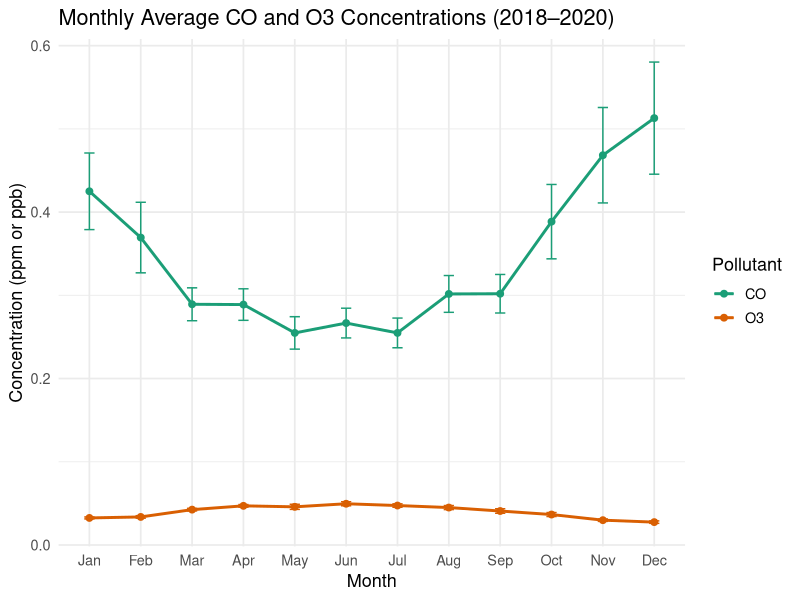
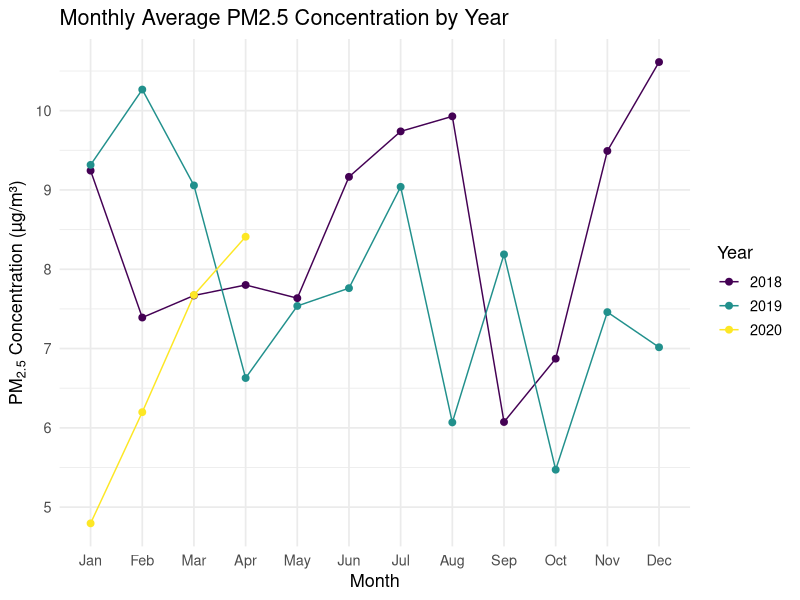
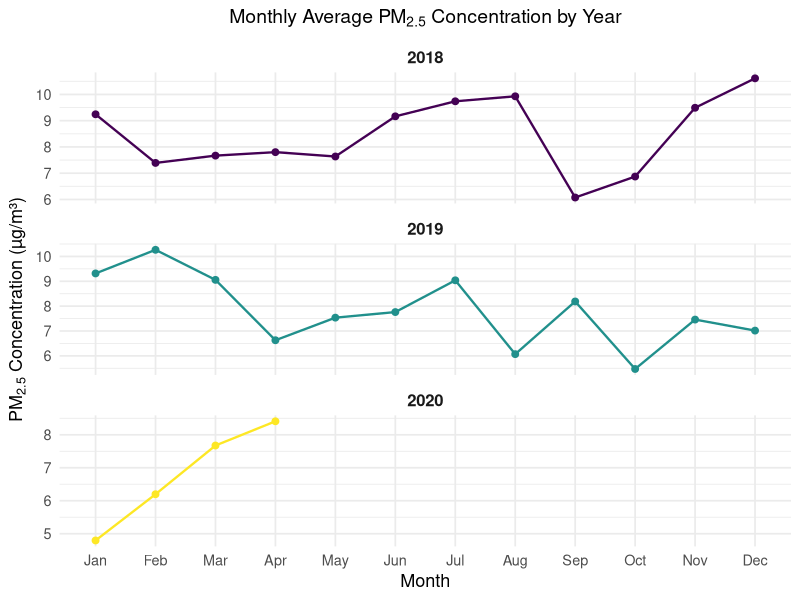

Write R code to recreate these figures, in order.
## ---- chunk 1
knitr::opts_chunk$set(include = FALSE)
library(dplyr)
library(tidyr)
library(stringr)
library(readr)
library(lubridate)
library(ggplot2)
## ---- chunk 2
data_2018 = read.csv("project 2 data/AQ_2018.csv")
data_2019 = read.csv("project 2 data/AQ_2019.csv")
data_2020 = read.csv("project 2 data/AQ_2020.csv")
## ---- chunk 3
clean_func = function(data) { 
  data %>% 
    # Rename pollutant concentration columns
    rename(
      co = "Daily.Max.8.hour.CO.Concentration",
      pm25 = "Daily.Mean.PM2.5.Concentration",
      o3 = "Daily.Max.8.hour.Ozone.Concentration"
    ) %>%
    # Format date variable
    mutate(
      Date = mdy(Date)      
    ) %>%
    # When pollutants are negative -> set them to 0
    mutate(                
      co = if_else(co < 0, 0, co),
      pm25 = if_else(pm25 < 0, 0, pm25),
      o3 = if_else(o3 < 0, 0, o3)
    ) %>%
    # Collapse to one row per day by taking the daily average
     group_by(Date) %>%     
    summarise(
      co = mean(co, na.rm = TRUE),
      pm25 = mean(pm25, na.rm = TRUE),
      o3 = mean(o3, na.rm = TRUE),
      .groups = "drop"
    ) %>%
    # Remove duplicates
    distinct() %>%
    # Select only important columns
    select(c(Date,co, pm25, o3))     
  }
## ---- chunk 4
clean_2018 = clean_func(data_2018)
clean_2019 = clean_func(data_2019)
clean_2020 = clean_func(data_2020)

## ---- chunk 5
all_data = bind_rows(
  clean_2018 %>% mutate(
    year = 2018,
    month = month(Date, label = TRUE)),
  clean_2019 %>% mutate(
    year = 2019,
    month = month(Date, label = TRUE)),
  clean_2020 %>% mutate(
    year = 2020,
    month = month(Date, label = TRUE))
)
## ---- chunk 6
# create month variable
monthly_avg <- all_data %>%
  group_by(month) %>%
  summarise(
    co_mean = mean(co, na.rm = TRUE),
    co_se   = sd(co, na.rm = TRUE) / sqrt(sum(!is.na(co))),
    o3_mean = mean(o3, na.rm = TRUE),
    o3_se   = sd(o3, na.rm = TRUE) / sqrt(sum(!is.na(o3)))
  ) %>%
  # gather long for ggplot
  tidyr::pivot_longer(cols = c(co_mean, o3_mean, co_se, o3_se),
                      names_to = c("pollutant", ".value"),
                      names_pattern = "(.*)_(mean|se)")
## ---- chunk 7
ggplot(monthly_avg, aes(x = month, y = mean, color = pollutant, group = pollutant)) +
  geom_line(linewidth = 1) +
  geom_point(size = 2) +
  geom_errorbar(aes(ymin = mean - 1.96 * se, ymax = mean + 1.96 * se), width = 0.2) +
  scale_color_manual(values = c("co" = "#1b9e77", "o3" = "#d95f02"),
                     labels = c("CO", "O3")) +
  labs(
    title = "Monthly Average CO and O3 Concentrations (2018–2020)",
    x = "Month",
    y = "Concentration (ppm or ppb)",
    color = "Pollutant"
  ) +
  theme_minimal(base_size = 13)
## ---- chunk 8
pm_monthly <- all_data %>%
  group_by(year, month) %>%
  summarise(pm25_mean = mean(pm25, na.rm = TRUE), .groups = "drop")

ggplot(pm_monthly, aes(x = month, y = pm25_mean, color = factor(year), group = year)) + geom_line(linewidth = 0.5) +
  geom_point(size = 2) +
  scale_color_viridis_d(name = "Year") +
  labs(
    title = "Monthly Average PM2.5 Concentration by Year",
    x = "Month",
    y = expression("PM"[2.5]~"Concentration (µg/m³)")
  ) +
  theme_minimal(base_size = 13)

## ---- chunk 9
ggplot(pm_monthly, aes(x = month, y = pm25_mean, group = 1, color = factor(year))) +
  geom_line(linewidth = 0.8) +
  geom_point(size = 2) +
  scale_color_viridis_d(name = "Year") +
  facet_wrap(~ year, ncol = 1, scales = "free_y") +  # facet by year
  labs(
    title = expression("Monthly Average PM"[2.5]*" Concentration by Year"),
    x = "Month",
    y = expression("PM"[2.5]*" Concentration (µg/m³)")
  ) +
  theme_minimal(base_size = 13) +
  theme(
    legend.position = "none",         # remove legend since year is faceted
    strip.text = element_text(face = "bold", size = 12),
    plot.title = element_text(face = "bold", size = 14, hjust = 0.5)
  )
